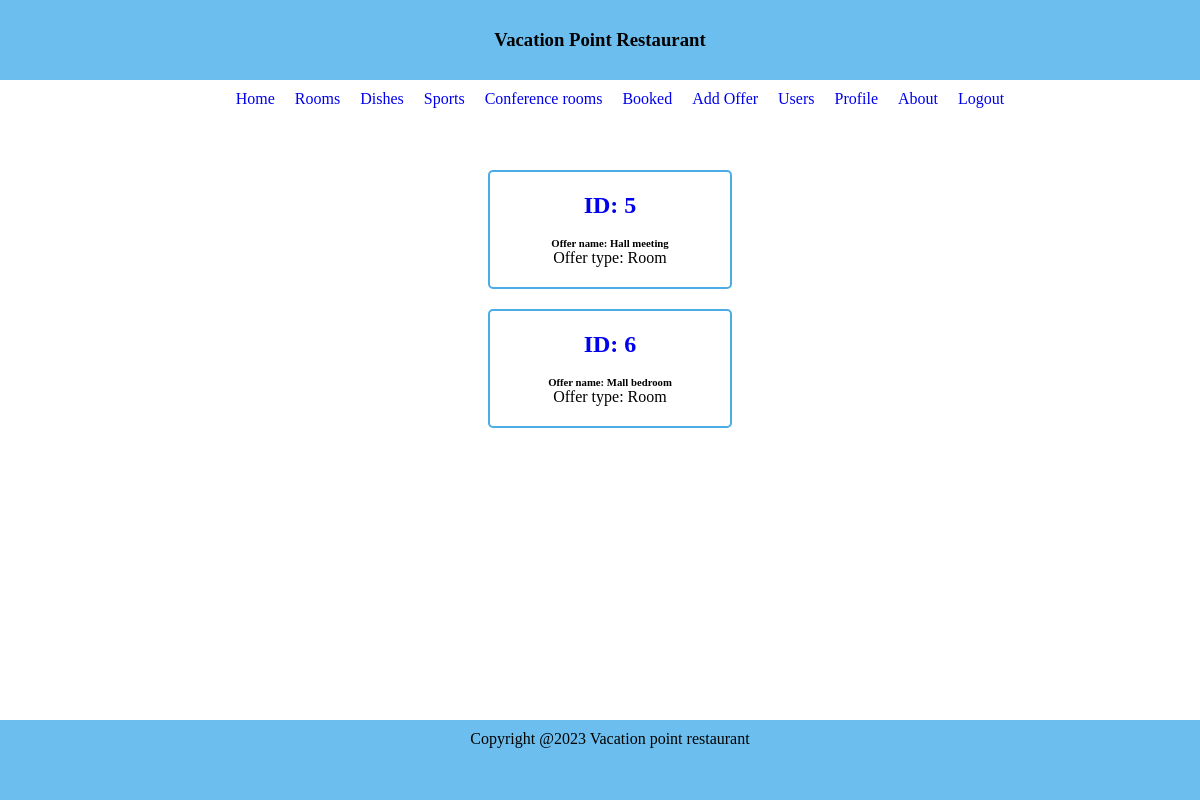
/rooms (signed in), run on the app's committed database.
### restaurant/models.py (models this page shows, shortened)
class Offers(db.Model):
    __tablename__ = 'offers'
    id = db.Column(db.Integer, primary_key=True)
    offer_name = db.Column(db.String(20), nullable=False)
    description = db.Column(db.String(500), nullable=False)
    offer_type = db.Column(db.String(20), nullable=False)
    price = db.Column(db.String(10), nullable=False)
    status = db.Column(db.Boolean, default=True, nullable=False)
    book_date = db.Column(db.DateTime)
    user_id = db.Column(db.Integer, db.ForeignKey('user.id'))

### restaurant/route.py (the view)
@app.route("/rooms")
@login_required
def rooms():
    offer = Offers.query.filter(Offers.offer_type == "Room", Offers.status == True)
    img_file = url_for('static', filename= './images/room.jpg')
    return render_template("offers.html", offers=offer, img_file=img_file)

### restaurant/models.py (called while the page is built)
@login_manager.user_loader
def load_user(user_id):
    return User.query.get(int(user_id))

### restaurant/templates/offers.html (shortened to what this page needs)
{% extends "base.html" %}
{% block content %}
{% for offer in offers %}
<div class="offers">
    <div class="offer_data">
        <div class="border">
            <div class="offer_details">
                <h2><a href="{{url_for('offer', offer_id = offer.id)}}">ID: {{ offer.id}}</a></h2>
                <div class="">
                    <div class="">
                        <h6 class="">Offer name: {{ offer.offer_name }}</h6>
                    </div>
                </div>
            </div>
            <div class="offer_details">
                <div class="column">
                    <p class="laptop-content">Offer type: {{offer.offer_type }}</p>
                </div>
            </div>
        </div>
    </div>
</div>
{% endfor %}
{% endblock content %}

### restaurant/static/base.css (style rules this page uses)
html, body { height: 100%; }
* { margin: 0; text-align: center; }
a { text-decoration: none; }
.offers { width: 100%; display: flex; align-items: center; justify-content: center; padding: 10px; }
.offer_data { width: 20%; display: flex; flex-direction: column; border: 2px rgb(76, 173, 230) solid; border-radius: 5px; }
.border { padding: 20px; }
.offer_details { width: 100%; }

### data on the page
Offers: id "5", offer_name "Hall meeting", offer_type "Room"
Offers: id "6", offer_name "Mall bedroom", offer_type "Room"
